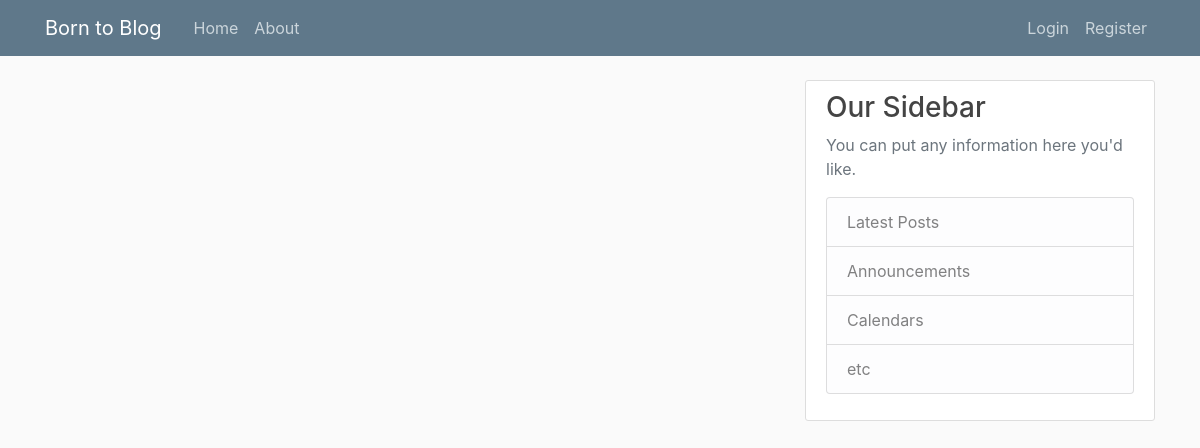
/, run on an earlier commit of the app's database.
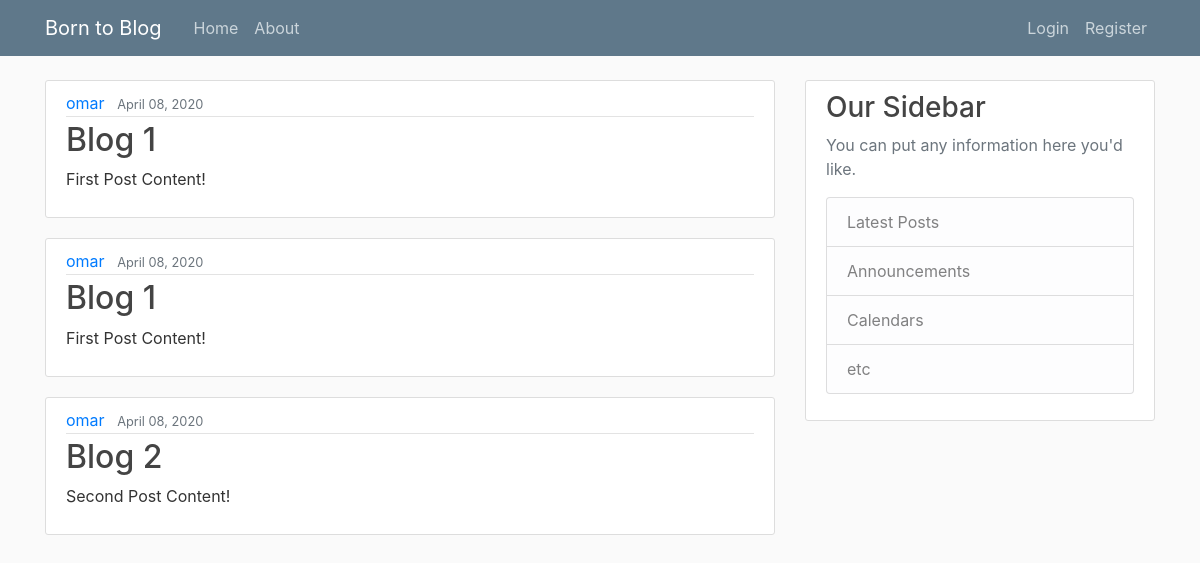
And on a later commit of the database.
### blog/models.py (models this page shows, shortened)
class Post(models.Model):
    title = models.CharField(max_length=100)
    content = models.TextField()
    date_posted = models.DateTimeField(default=timezone.now)
    author = models.ForeignKey(User, on_delete=models.CASCADE)

### blog/views.py (the view)
# urls.py: path('', views.home, name='blog-home'),
def home(request):
    context = {
        'posts': Post.objects.all()
    }
    return render(request, 'blog/home.html', context)

### blog/templates/blog/home.html
{% extends 'blog/base.html' %}
{% block content %}
    {% for post in posts %}
        <article class="media content-section">
          <div class="media-body">
            <div class="article-metadata">
              <a class="mr-2" href="#">{{ post.author }}</a>
              <small class="text-muted">{{ post.date_posted | date:"F d, Y" }}</small>
            </div>
            <h2><a class="article-title" href="#">{{ post.title }}</a></h2>
            <p class="article-content">{{ post.content }}</p>
          </div>
        </article>
    {% endfor %}
{% endblock %}

### blog/templates/blog/base.html (shortened to what this page needs)
{% load static %}
<!DOCTYPE html>
<html lang="en">
  <head>
    <link rel="stylesheet" href="https://stackpath.bootstrapcdn.com/bootstrap/4.4.1/css/bootstrap.min.css">
    <link rel="stylesheet" href="https://use.fontawesome.com/releases/v5.7.0/css/all.css">
    <link rel="stylesheet" type="text/css" href="{% static 'blog/main.css' %}">
  </head>
  <body>
      <header class="site-header">
          <nav class="navbar navbar-expand-md navbar-dark bg-steel fixed-top">
            <div class="container">
              <a class="navbar-brand mr-4" href="{% url 'blog-home' %}">Born to Blog</a>
              <div class="collapse navbar-collapse" id="navbarToggle">
                <div class="navbar-nav mr-auto">
                  <a class="nav-item nav-link" href="{% url 'blog-home' %}">Home</a>
                  <a class="nav-item nav-link" href="{% url 'blog-about' %}">About</a>
                </div>
                <div class="navbar-nav">
                  <a class="nav-item nav-link" href="#">Login</a>
                  <a class="nav-item nav-link" href="#">Register</a>
                </div>
              </div>
            </div>
          </nav>
      </header>
      <main role="main" class="container">
          <div class="row">
            <div class="col-md-8">
              {% block content %}
              {% endblock %}
            </div>
            <div class="col-md-4">
              <div class="content-section">
                <h3>Our Sidebar</h3>
                <p class='text-muted'>You can put any information here you'd like.
                  <ul class="list-group">
                    <li class="list-group-item list-group-item-light">Latest Posts</li>
                    <li class="list-group-item list-group-item-light">Announcements</li>
                    <li class="list-group-item list-group-item-light">Calendars</li>
                    <li class="list-group-item list-group-item-light">etc</li>
                  </ul>
                </p>
              </div>
            </div>
          </div>
      </main>
  </body>
</html>

### blog/static/blog/main.css (style rules this page uses)
body { background: #fafafa; color: #333333; margin-top: 5rem; }
h1, h2, h3, h4, h5, h6 { color: #444444; }
ul { margin: 0; }
.bg-steel { background-color: #5f788a; }
.site-header .navbar-nav .nav-link { color: #cbd5db; }
.content-section { background: #ffffff; padding: 10px 20px; border: 1px solid #dddddd; border-radius: 3px; margin-bottom: 20px; }
.article-title { color: #444444; }
.article-content { white-space: pre-line; }
.article-metadata { padding-bottom: 1px; margin-bottom: 4px; border-bottom: 1px solid #e3e3e3 }

What changed in the data, as far as the page shows it:
added Post: author "omar", date_posted "April 08, 2020", title "Blog 1", content "First Post Content!"
added Post: author "omar", date_posted "April 08, 2020", title "Blog 1", content "First Post Content!"
added Post: author "omar", date_posted "April 08, 2020", title "Blog 2", content "Second Post Content!"
